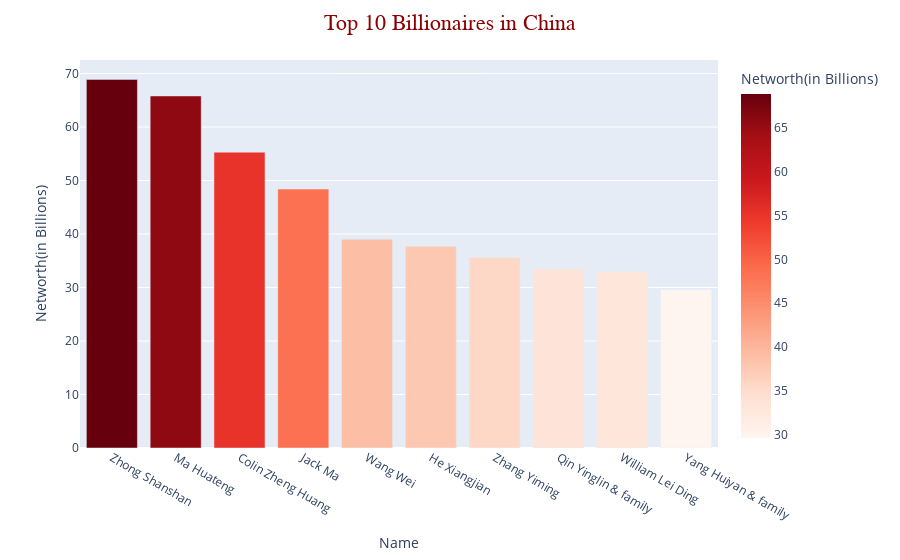

This figure's notebook cell:
### Code cell
df1 = dfch.sort_values(by = ['NetWorth'],ascending = False).reset_index().head(10)

fig = px.bar(df1, x = 'Name', y = 'NetWorth', color = 'NetWorth', 
             color_continuous_scale = 'reds',
             hover_data = ['Source','Age'],
             labels= {"NetWorth":"Networth(in Billions)"}
            )

fig.update_layout(title = 'Top 10 Billionaires in China',
                  title_x = 0.5,
                  title_font = dict(size = 22, family = 'Balto',color = 'DarkRed'))
fig.show()

### Figure 1 — Plotly figure (JSON) as saved in the notebook; plotly's stock layout.template omitted (floating-point values rounded to 4 significant figures)
{"data": [{"alignmentgroup": "True", "customdata": [["beverages, pharmaceuticals", 66], ["internet media", 49], ["e-commerce", 41], ["e-commerce", 56], ["package delivery", 50], ["home appliances", 78], ["TikTok", 37], ["pig breeding", 55], ["online games", 49], ["real estate", 39]], "hovertemplate": "Name=%{x}<br>Networth(in Billions)=%{marker.color}<br>Source=%{customdata[0]}<br>Age=%{customdata[1]}<extra></extra>", "legendgroup": "", "marker": {"color": [68.9, 65.8, 55.3, 48.4, 39, 37.7, 35.6, 33.5, 33, 29.6], "coloraxis": "coloraxis", "pattern": {"shape": ""}}, "name": "", "offsetgroup": "", "orientation": "v", "showlegend": false, "textposition": "auto", "type": "bar", "x": ["Zhong Shanshan", "Ma Huateng", "Colin Zheng Huang", "Jack Ma", "Wang Wei", "He Xiangjian", "Zhang Yiming", "Qin Yinglin & family", "William Lei Ding", "Yang Huiyan & family"], "xaxis": "x", "y": [68.9, 65.8, 55.3, 48.4, 39, 37.7, 35.6, 33.5, 33, 29.6], "yaxis": "y"}], "layout": {"barmode": "relative", "coloraxis": {"colorbar": {"title": {"text": "Networth(in Billions)"}}, "colorscale": [[0, "rgb(255,245,240)"], [0.125, "rgb(254,224,210)"], [0.25, "rgb(252,187,161)"], [0.375, "rgb(252,146,114)"], [0.5, "rgb(251,106,74)"], [0.625, "rgb(239,59,44)"], [0.75, "rgb(203,24,29)"], [0.875, "rgb(165,15,21)"], [1, "rgb(103,0,13)"]]}, "legend": {"tracegroupgap": 0}, "margin": {"t": 60}, "title": {"font": {"color": "DarkRed", "family": "Balto", "size": 22}, "text": "Top 10 Billionaires in China", "x": 0.5}, "xaxis": {"anchor": "y", "domain": [0, 1], "title": {"text": "Name"}}, "yaxis": {"anchor": "x", "domain": [0, 1], "title": {"text": "Networth(in Billions)"}}}}
